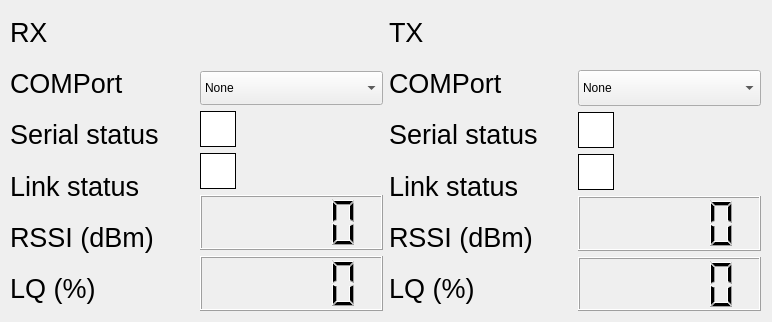
<?xml version="1.0" encoding="UTF-8"?>
<ui version="4.0">
 <class>MainWindow</class>
 <widget class="QMainWindow" name="MainWindow">
  <property name="geometry">
   <rect>
    <x>0</x>
    <y>0</y>
    <width>772</width>
    <height>322</height>
   </rect>
  </property>
  <property name="minimumSize">
   <size>
    <width>772</width>
    <height>322</height>
   </size>
  </property>
  <property name="maximumSize">
   <size>
    <width>772</width>
    <height>322</height>
   </size>
  </property>
  <property name="windowTitle">
   <string>Modem Tester</string>
  </property>
  <widget class="QWidget" name="centralwidget">
   <widget class="QWidget" name="layoutWidget">
    <property name="geometry">
     <rect>
      <x>10</x>
      <y>10</y>
      <width>751</width>
      <height>301</height>
     </rect>
    </property>
    <layout class="QHBoxLayout" name="horizontalLayout_3">
     <item>
      <layout class="QHBoxLayout" name="horizontalLayout">
       <item>
        <layout class="QVBoxLayout" name="verticalLayout">
         <item>
          <widget class="QLabel" name="rx_label">
           <property name="font">
            <font>
             <pointsize>20</pointsize>
            </font>
           </property>
           <property name="text">
            <string>RX</string>
           </property>
          </widget>
         </item>
         <item>
          <widget class="QLabel" name="rx_port_label">
           <property name="font">
            <font>
             <pointsize>20</pointsize>
            </font>
           </property>
           <property name="text">
            <string>COMPort</string>
           </property>
          </widget>
         </item>
         <item>
          <widget class="QLabel" name="serial_label">
           <property name="font">
            <font>
             <pointsize>20</pointsize>
            </font>
           </property>
           <property name="text">
            <string>Serial status</string>
           </property>
          </widget>
         </item>
         <item>
          <widget class="QLabel" name="rx_link_label">
           <property name="font">
            <font>
             <pointsize>20</pointsize>
            </font>
           </property>
           <property name="text">
            <string>Link status</string>
           </property>
          </widget>
         </item>
         <item>
          <widget class="QLabel" name="rx_rssi_label">
           <property name="font">
            <font>
             <pointsize>20</pointsize>
            </font>
           </property>
           <property name="text">
            <string>RSSI (dBm)</string>
           </property>
          </widget>
         </item>
         <item>
          <widget class="QLabel" name="rx_lq_label">
           <property name="font">
            <font>
             <pointsize>20</pointsize>
            </font>
           </property>
           <property name="text">
            <string>LQ (%)</string>
           </property>
          </widget>
         </item>
        </layout>
       </item>
       <item>
        <layout class="QVBoxLayout" name="verticalLayout_2">
         <item>
          <widget class="QLabel" name="rx_none_lable">
           <property name="minimumSize">
            <size>
             <width>32</width>
             <height>32</height>
            </size>
           </property>
           <property name="text">
            <string/>
           </property>
          </widget>
         </item>
         <item>
          <widget class="QComboBox" name="rx_comports">
           <property name="minimumSize">
            <size>
             <width>34</width>
             <height>34</height>
            </size>
           </property>
           <item>
            <property name="text">
             <string>None</string>
            </property>
           </item>
          </widget>
         </item>
         <item>
          <widget class="QLabel" name="rx_serial_indicator">
           <property name="font">
            <font>
             <pointsize>11</pointsize>
            </font>
           </property>
           <property name="styleSheet">
            <string notr="true">border-radius: 50%;
min-width: 34px;
min-height: 34px;
max-width: 34px;
max-height: 34px;
background-color: white;
border: 1px solid black;
</string>
           </property>
           <property name="text">
            <string/>
           </property>
          </widget>
         </item>
         <item>
          <widget class="QLabel" name="rx_link_indicator">
           <property name="styleSheet">
            <string notr="true">border-radius: 50%;
min-width: 34px;
min-height: 34px;
max-width: 34px;
max-height: 34px;
background-color: white;
border: 1px solid black;
</string>
           </property>
           <property name="text">
            <string/>
           </property>
          </widget>
         </item>
         <item>
          <widget class="QLCDNumber" name="rx_rssi_lcd">
           <property name="minimumSize">
            <size>
             <width>34</width>
             <height>34</height>
            </size>
           </property>
          </widget>
         </item>
         <item>
          <widget class="QLCDNumber" name="rx_link_lcd">
           <property name="minimumSize">
            <size>
             <width>34</width>
             <height>34</height>
            </size>
           </property>
          </widget>
         </item>
        </layout>
       </item>
      </layout>
     </item>
     <item>
      <layout class="QHBoxLayout" name="horizontalLayout_2">
       <item>
        <layout class="QVBoxLayout" name="verticalLayout_3">
         <item>
          <widget class="QLabel" name="tx_label">
           <property name="font">
            <font>
             <pointsize>20</pointsize>
            </font>
           </property>
           <property name="text">
            <string>TX</string>
           </property>
          </widget>
         </item>
         <item>
          <widget class="QLabel" name="tx_port_label">
           <property name="font">
            <font>
             <pointsize>20</pointsize>
            </font>
           </property>
           <property name="text">
            <string>COMPort</string>
           </property>
          </widget>
         </item>
         <item>
          <widget class="QLabel" name="serial_label_2">
           <property name="font">
            <font>
             <pointsize>20</pointsize>
            </font>
           </property>
           <property name="text">
            <string>Serial status</string>
           </property>
          </widget>
         </item>
         <item>
          <widget class="QLabel" name="tx_link_label">
           <property name="font">
            <font>
             <pointsize>20</pointsize>
            </font>
           </property>
           <property name="text">
            <string>Link status</string>
           </property>
          </widget>
         </item>
         <item>
          <widget class="QLabel" name="tx_rssi_label">
           <property name="font">
            <font>
             <pointsize>20</pointsize>
            </font>
           </property>
           <property name="text">
            <string>RSSI (dBm)</string>
           </property>
          </widget>
         </item>
         <item>
          <widget class="QLabel" name="tx_lq_label">
           <property name="font">
            <font>
             <pointsize>20</pointsize>
            </font>
           </property>
           <property name="text">
            <string>LQ (%)</string>
           </property>
          </widget>
         </item>
        </layout>
       </item>
       <item>
        <layout class="QVBoxLayout" name="verticalLayout_4">
         <item>
          <widget class="QLabel" name="tx_none_lable">
           <property name="minimumSize">
            <size>
             <width>32</width>
             <height>32</height>
            </size>
           </property>
           <property name="text">
            <string/>
           </property>
          </widget>
         </item>
         <item>
          <widget class="QComboBox" name="tx_comports">
           <property name="minimumSize">
            <size>
             <width>36</width>
             <height>36</height>
            </size>
           </property>
           <item>
            <property name="text">
             <string>None</string>
            </property>
           </item>
          </widget>
         </item>
         <item>
          <widget class="QLabel" name="tx_serial_indicator">
           <property name="styleSheet">
            <string notr="true">border-radius: 50%;
min-width: 34px;
min-height: 34px;
max-width: 34px;
max-height: 34px;
background-color: white;
border: 1px solid black;
</string>
           </property>
           <property name="text">
            <string/>
           </property>
          </widget>
         </item>
         <item>
          <widget class="QLabel" name="tx_link_indicator">
           <property name="styleSheet">
            <string notr="true">border-radius: 50%;
min-width: 34px;
min-height: 34px;
max-width: 34px;
max-height: 34px;
background-color: white;
border: 1px solid black;
</string>
           </property>
           <property name="text">
            <string/>
           </property>
          </widget>
         </item>
         <item>
          <widget class="QLCDNumber" name="tx_rssi_lcd"/>
         </item>
         <item>
          <widget class="QLCDNumber" name="tx_link_lcd"/>
         </item>
        </layout>
       </item>
      </layout>
     </item>
    </layout>
   </widget>
  </widget>
 </widget>
 <resources/>
 <connections/>
</ui>
